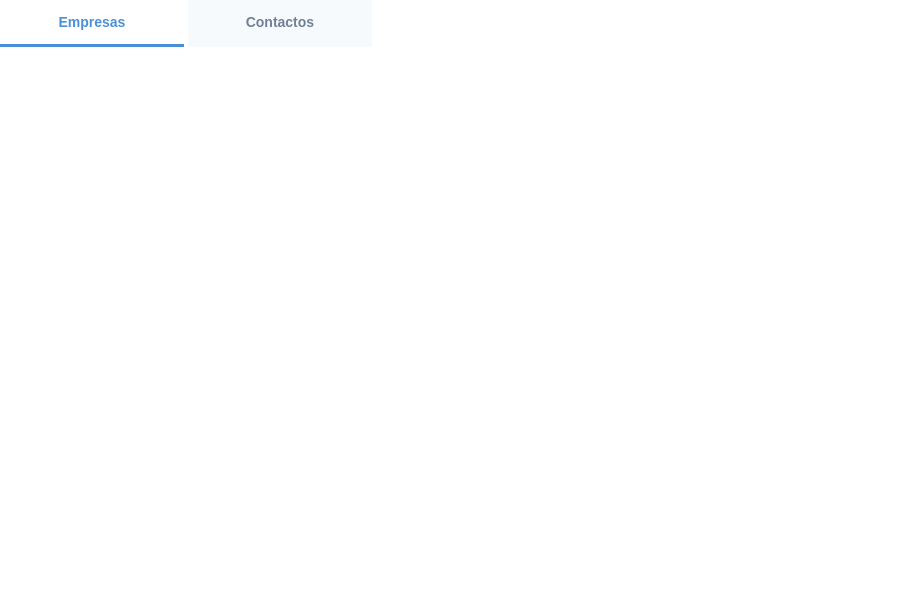
<?xml version="1.0" encoding="UTF-8"?>
<ui version="4.0">
 <class>ClientesView</class>
 <widget class="QWidget" name="ClientesView">
  <property name="geometry">
   <rect>
    <x>0</x>
    <y>0</y>
    <width>900</width>
    <height>600</height>
   </rect>
  </property>
  <property name="styleSheet">
   <string notr="true">
QWidget#ClientesView {
    background-color: transparent;
}

QTabWidget::pane {
    border: none;
    background-color: transparent;
}

QTabBar::tab {
    background-color: #f7fafc;
    color: #718096;
    font-size: 14px;
    font-weight: 600;
    padding: 12px 32px;
    border: none;
    border-bottom: 3px solid transparent;
    margin-right: 4px;
    min-width: 120px;
    min-height: 20px;
}
QTabBar::tab:selected {
    color: #4a90d9;
    border-bottom: 3px solid #4a90d9;
    background-color: transparent;
}
QTabBar::tab:hover:!selected {
    color: #2d3748;
    background-color: #edf2f7;
}
   </string>
  </property>
  <layout class="QVBoxLayout" name="mainLayout">
   <property name="leftMargin">
    <number>0</number>
   </property>
   <property name="topMargin">
    <number>0</number>
   </property>
   <property name="rightMargin">
    <number>0</number>
   </property>
   <property name="bottomMargin">
    <number>0</number>
   </property>
   <item>
    <widget class="QTabWidget" name="clientesTabs">
     <property name="currentIndex">
      <number>0</number>
     </property>
     <widget class="QWidget" name="tabEmpresas">
      <attribute name="title">
       <string>  Empresas  </string>
      </attribute>
      <layout class="QVBoxLayout" name="tabEmpresasLayout">
       <property name="leftMargin">
        <number>0</number>
       </property>
       <property name="topMargin">
        <number>16</number>
       </property>
       <property name="rightMargin">
        <number>0</number>
       </property>
       <property name="bottomMargin">
        <number>0</number>
       </property>
      </layout>
     </widget>
     <widget class="QWidget" name="tabContactos">
      <attribute name="title">
       <string>  Contactos  </string>
      </attribute>
      <layout class="QVBoxLayout" name="tabContactosLayout">
       <property name="leftMargin">
        <number>0</number>
       </property>
       <property name="topMargin">
        <number>16</number>
       </property>
       <property name="rightMargin">
        <number>0</number>
       </property>
       <property name="bottomMargin">
        <number>0</number>
       </property>
      </layout>
     </widget>
    </widget>
   </item>
  </layout>
 </widget>
 <resources/>
 <connections/>
</ui>
